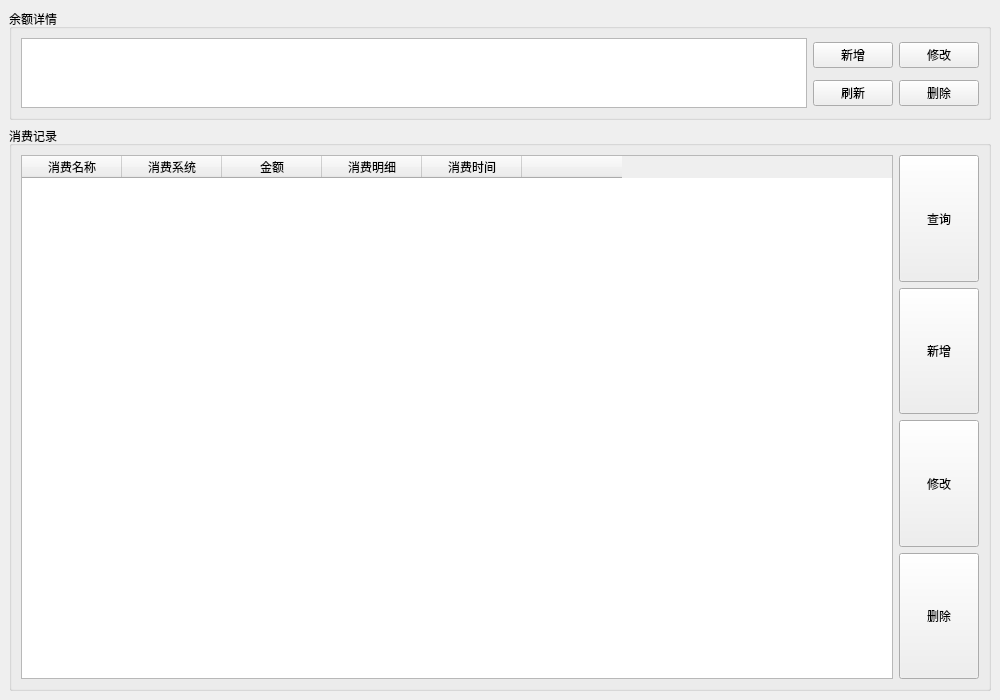
<?xml version="1.0" encoding="UTF-8"?>
<ui version="4.0">
 <class>MainWindow</class>
 <widget class="QMainWindow" name="MainWindow">
  <property name="geometry">
   <rect>
    <x>0</x>
    <y>0</y>
    <width>1000</width>
    <height>700</height>
   </rect>
  </property>
  <property name="sizePolicy">
   <sizepolicy hsizetype="Expanding" vsizetype="Expanding">
    <horstretch>0</horstretch>
    <verstretch>1</verstretch>
   </sizepolicy>
  </property>
  <property name="windowTitle">
   <string>余额-消费记录</string>
  </property>
  <widget class="QWidget" name="centralwidget">
   <property name="sizePolicy">
    <sizepolicy hsizetype="Expanding" vsizetype="Expanding">
     <horstretch>0</horstretch>
     <verstretch>0</verstretch>
    </sizepolicy>
   </property>
   <layout class="QGridLayout" name="gridLayout_2">
    <item row="0" column="0">
     <layout class="QGridLayout" name="gridLayout">
      <item row="2" column="0">
       <widget class="QGroupBox" name="groupBox_2">
        <property name="sizePolicy">
         <sizepolicy hsizetype="Preferred" vsizetype="Expanding">
          <horstretch>0</horstretch>
          <verstretch>0</verstretch>
         </sizepolicy>
        </property>
        <property name="title">
         <string>消费记录</string>
        </property>
        <layout class="QGridLayout" name="gridLayout_4">
         <item row="1" column="1">
          <widget class="QPushButton" name="addRecordBtn">
           <property name="sizePolicy">
            <sizepolicy hsizetype="Minimum" vsizetype="Expanding">
             <horstretch>0</horstretch>
             <verstretch>0</verstretch>
            </sizepolicy>
           </property>
           <property name="text">
            <string>新增</string>
           </property>
          </widget>
         </item>
         <item row="0" column="1">
          <widget class="QPushButton" name="selectRecordBtn">
           <property name="sizePolicy">
            <sizepolicy hsizetype="Minimum" vsizetype="Expanding">
             <horstretch>0</horstretch>
             <verstretch>0</verstretch>
            </sizepolicy>
           </property>
           <property name="text">
            <string>查询</string>
           </property>
          </widget>
         </item>
         <item row="3" column="1">
          <widget class="QPushButton" name="deleteRecordBtn">
           <property name="sizePolicy">
            <sizepolicy hsizetype="Minimum" vsizetype="Expanding">
             <horstretch>0</horstretch>
             <verstretch>0</verstretch>
            </sizepolicy>
           </property>
           <property name="text">
            <string>删除</string>
           </property>
          </widget>
         </item>
         <item row="2" column="1">
          <widget class="QPushButton" name="modifyRecordBtn">
           <property name="sizePolicy">
            <sizepolicy hsizetype="Minimum" vsizetype="Expanding">
             <horstretch>0</horstretch>
             <verstretch>0</verstretch>
            </sizepolicy>
           </property>
           <property name="text">
            <string>修改</string>
           </property>
          </widget>
         </item>
         <item row="0" column="0" rowspan="4">
          <widget class="QTableWidget" name="recordTableWidget">
           <column>
            <property name="text">
             <string>消费名称</string>
            </property>
           </column>
           <column>
            <property name="text">
             <string>消费系统</string>
            </property>
           </column>
           <column>
            <property name="text">
             <string>金额</string>
            </property>
           </column>
           <column>
            <property name="text">
             <string>消费明细</string>
            </property>
           </column>
           <column>
            <property name="text">
             <string>消费时间</string>
            </property>
           </column>
           <column>
            <property name="text">
             <string/>
            </property>
           </column>
          </widget>
         </item>
        </layout>
       </widget>
      </item>
      <item row="0" column="0" rowspan="2">
       <widget class="QGroupBox" name="groupBox">
        <property name="sizePolicy">
         <sizepolicy hsizetype="Preferred" vsizetype="Expanding">
          <horstretch>0</horstretch>
          <verstretch>0</verstretch>
         </sizepolicy>
        </property>
        <property name="title">
         <string>余额详情</string>
        </property>
        <layout class="QGridLayout" name="gridLayout_3">
         <item row="1" column="3">
          <widget class="QPushButton" name="flushSavingsBtn">
           <property name="sizePolicy">
            <sizepolicy hsizetype="Minimum" vsizetype="Fixed">
             <horstretch>0</horstretch>
             <verstretch>1</verstretch>
            </sizepolicy>
           </property>
           <property name="text">
            <string>刷新</string>
           </property>
          </widget>
         </item>
         <item row="0" column="3">
          <widget class="QPushButton" name="addSavingsBtn">
           <property name="text">
            <string>新增</string>
           </property>
          </widget>
         </item>
         <item row="1" column="5">
          <widget class="QPushButton" name="delSavingsBtn">
           <property name="text">
            <string>删除</string>
           </property>
          </widget>
         </item>
         <item row="0" column="0" rowspan="2">
          <widget class="QTableWidget" name="savingsTabWidgets"/>
         </item>
         <item row="0" column="5">
          <widget class="QPushButton" name="modifyBtn">
           <property name="text">
            <string>修改</string>
           </property>
          </widget>
         </item>
        </layout>
       </widget>
      </item>
     </layout>
    </item>
   </layout>
  </widget>
 </widget>
 <resources/>
 <connections/>
</ui>
